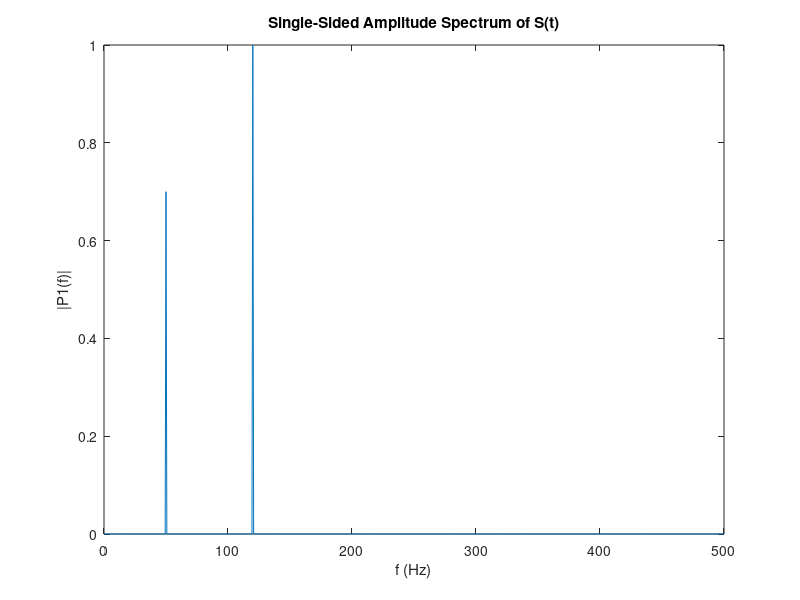

This figure's MATLAB source:
Fs = 1000;            % Sampling frequency                    
T = 1/Fs;             % Sampling period       
L = 1500;             % Length of signal
t = (0:L-1)*T;        % Time vector

S = 0.7*sin(2*pi*50*t) + sin(2*pi*120*t);

X = S + 1000*randn(size(t));

plot(1000*t(1:50),X(1:50))
title('Signal Corrupted with Zero-Mean Random Noise')
xlabel('t (milliseconds)')
ylabel('X(t)')
disp('Press a key !')  % Press a key here.You can see the message 'Paused: Press any key' in        % the lower left corner of MATLAB window.
pause;

Y = fft(X);

P2 = abs(Y/L);
P1 = P2(1:L/2+1);
P1(2:end-1) = 2*P1(2:end-1);

f = Fs*(0:(L/2))/L;
plot(f,P1) 
title('Single-Sided Amplitude Spectrum of X(t)')
xlabel('f (Hz)')
ylabel('|P1(f)|')
disp('Press a key !')  % Press a key here.You can see the message 'Paused: Press any key' in        % the lower left corner of MATLAB window.
pause;

Y = fft(S);
P2 = abs(Y/L);
P1 = P2(1:L/2+1);
P1(2:end-1) = 2*P1(2:end-1);

plot(f,P1) 
title('Single-Sided Amplitude Spectrum of S(t)')
xlabel('f (Hz)')
ylabel('|P1(f)|')